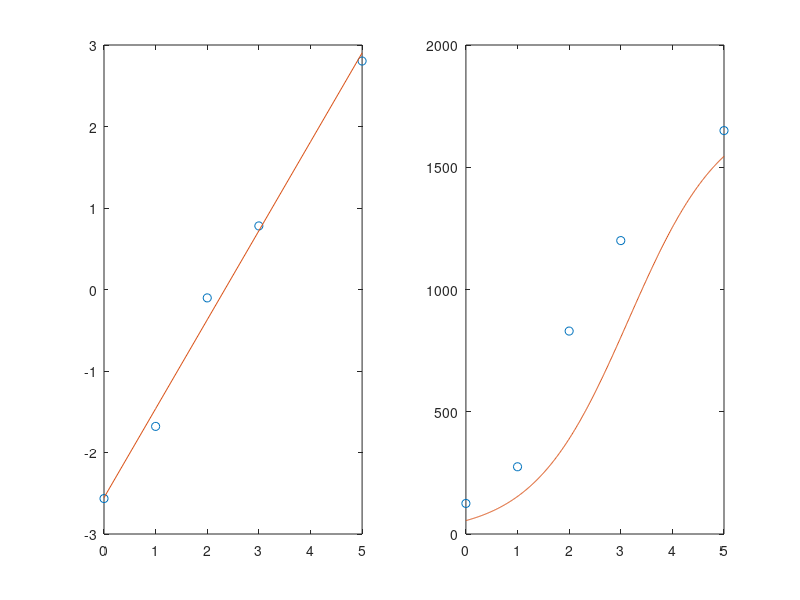

Here is the MATLAB script that generated this plot:
clear all;clc;
t=[0,1,2,3,5];
p=[125 275 830 1200 1650];
m=[1750 1750 1750 1750 1750];
lnp=log((p./(m-p)));
coefs=polyfit(t,lnp,1);
x=0:5;
y=coefs(1)*x+coefs(2);
tprim=0:0.01:5;
pprim=1750./(1+30.92*exp(-1.09*tprim));
subplot(1,2,1);
plot(t,lnp,'o',x,y);
subplot(1,2,2);
plot(t,p,'o',tprim,pprim);